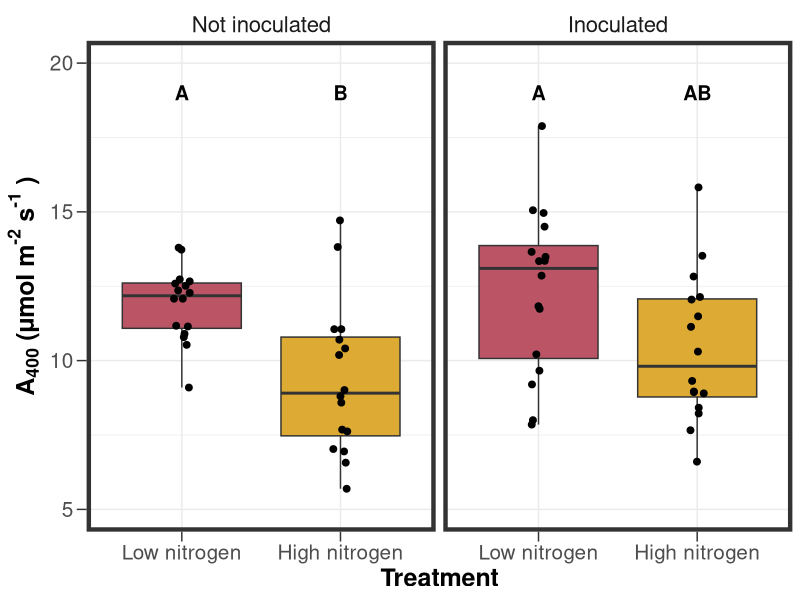
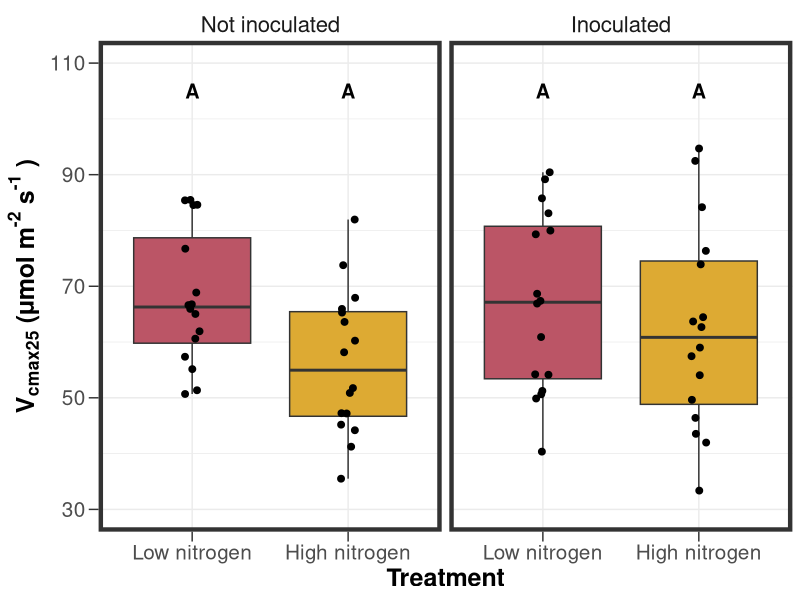
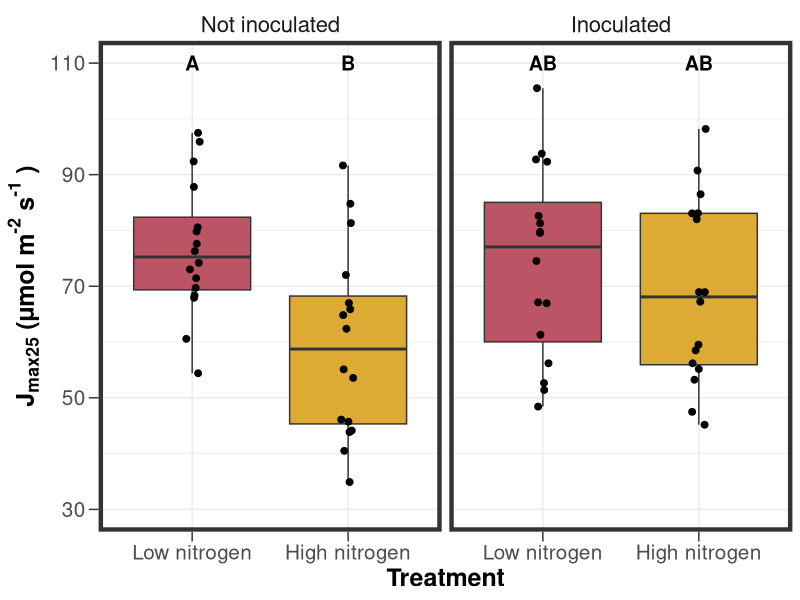
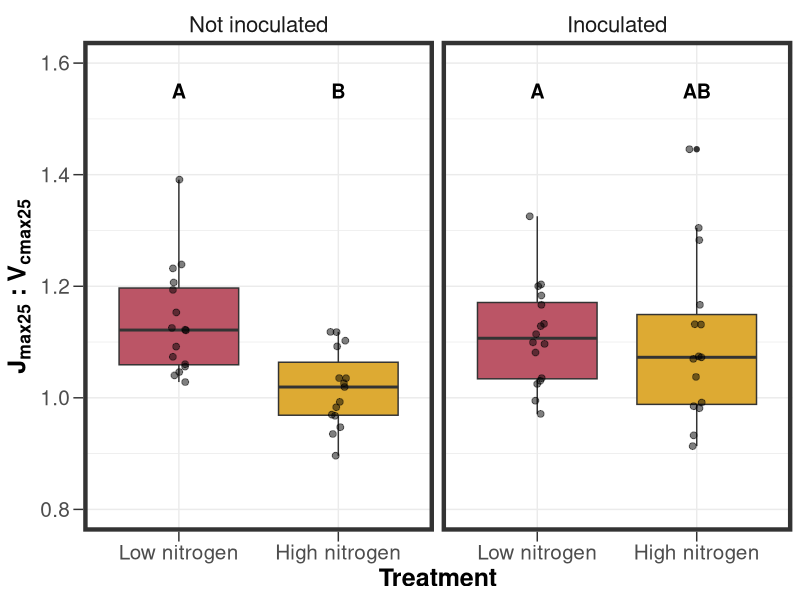
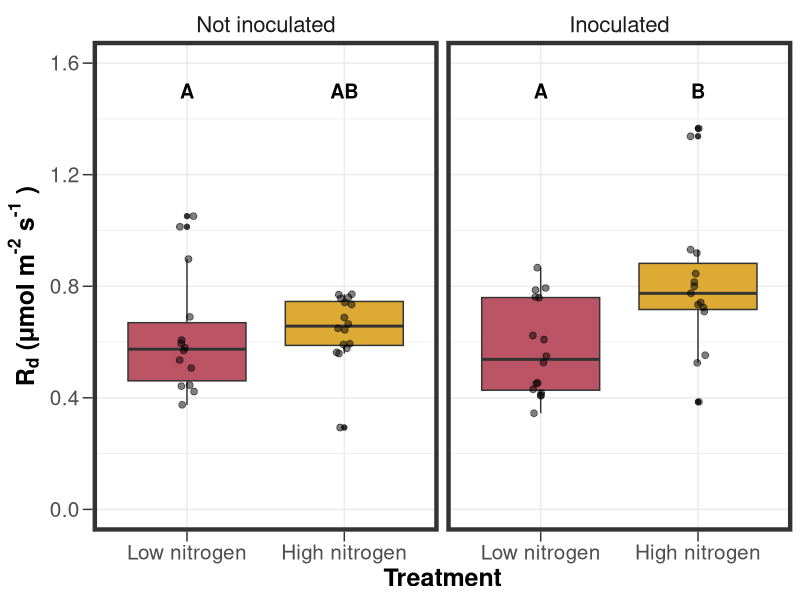
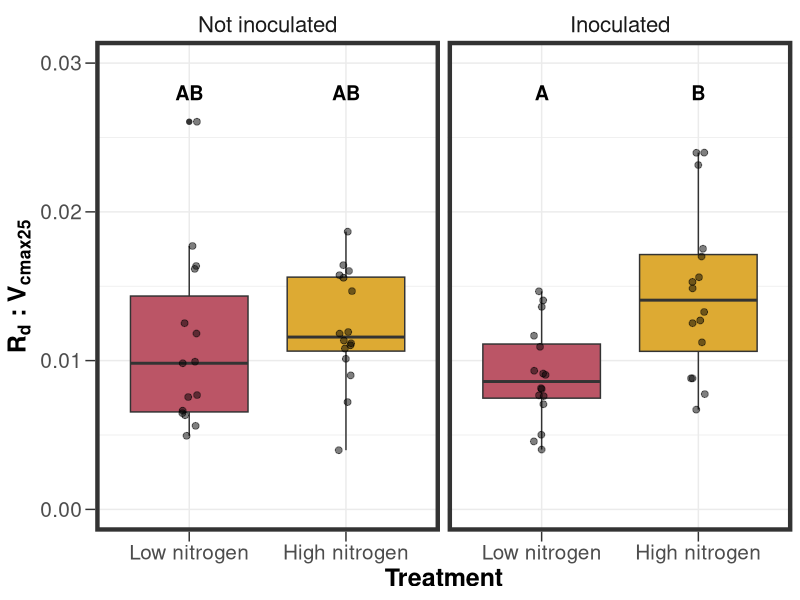
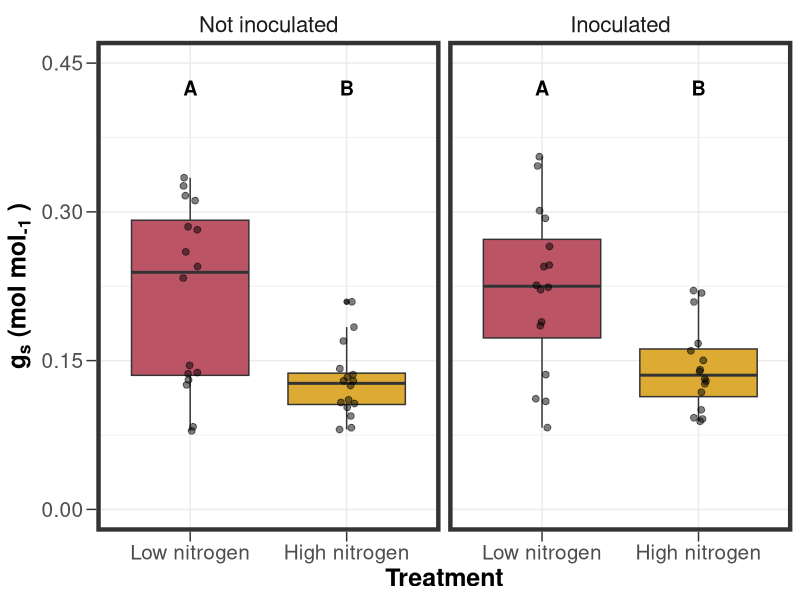
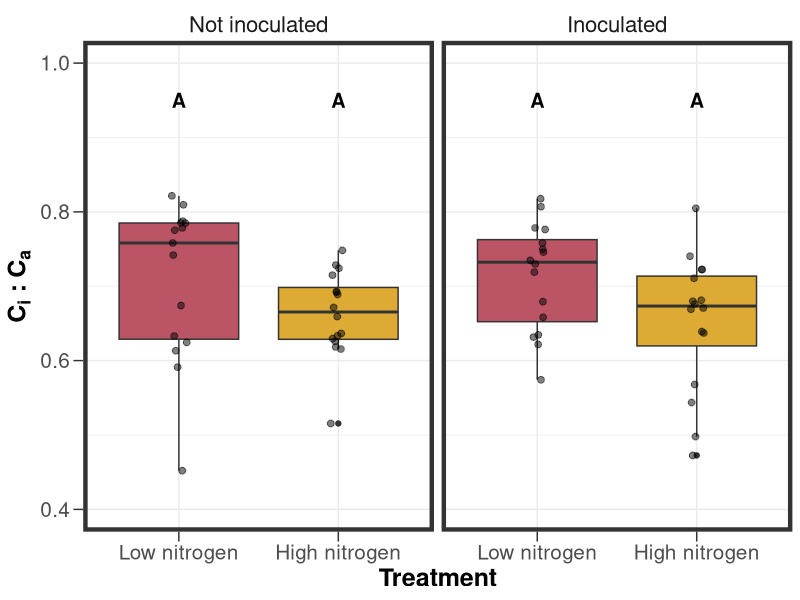

The R source for these figures, in order:
## Libraries
library(tidyverse)
library(dplyr)
library(ggpubr)

## Central figure theme
pubtheme <- theme_bw() +
  theme(panel.background = element_blank(),
        strip.background = element_blank(),
        strip.text = element_text(size = 16),
        panel.border = element_rect(size = 3, fill = NA),
        axis.text = element_text(size = 15),
        axis.title = element_text(size = 18, face = "bold"),
        legend.box.background = element_blank(),
        legend.key = element_rect(fill = NA),
        legend.background=element_blank(),
        legend.text = element_text(size = 15),
        legend.title = element_text(size = 14, face = "bold"),
        axis.ticks.length = unit(0.25, "cm"))

## Load data
data <- read.csv("../data/trait_data.csv",
                 na.strings = "NA")
comp.letters <- read.csv("../data/comp.letters.csv", strip.white = TRUE)

## Add colorblind friendly palette
cbbPalette <- c("#DDAA33", "#BB5566", "#004488", "#BBBBBB")

# Remove outliers from Bonferroni tests
data$jmax25.vcmax25[c(46, 49)] <- NA
data$rd25[c(35, 63)] <- NA
data$rd25.vcmax25[35] <- NA
data$ci.ca[c(23)] <- NA

# Add facet labels
facet.labels <- c("Not inoculated", "Inoculated")
names(facet.labels) <- c("NI", "YI")

##########################################################################
## A400
##########################################################################
ggplot(data = data, aes(x = factor(n.trt, levels = c("LN", "HN")),
                        y = a,
                        fill = n.trt)) +
  geom_boxplot() +
  geom_jitter(width = 0.05, size = 2) +
  facet_grid(.~inoc, labeller = labeller(inoc = facet.labels)) +
  scale_fill_manual(values = cbbPalette,
                    labels = c("NI" = "Not inoculated",
                               "YI" = "Inoculated")) +
  scale_x_discrete(labels = c("Low nitrogen", "High nitrogen")) +
  scale_y_continuous(limits = c(5, 20),
                     breaks = seq(5, 20, 5)) +
  geom_text(data = subset(comp.letters, variable == "a400"),
            aes(y = 19, 
                label = compact), 
            fontface = "bold", size = 5) +
  labs(x = "Treatment",
       y = expression(bold("A"["400"]~"(μmol m"^"-2"~"s"^"-1"~")"))) +
  guides(fill = "none") +
  pubtheme

##########################################################################
## Vcmax25 with TPU
##########################################################################
ggplot(data = data, aes(x = factor(n.trt, levels = c("LN", "HN")),
                        y = vcmax25,
                        fill = n.trt)) +
  geom_boxplot() +
  geom_jitter(width = 0.05, size = 2) +
  geom_text(data = subset(comp.letters, variable == "vcmax25"),
            aes(y = 105, 
                label = compact), 
            fontface = "bold", size = 5) +
  facet_grid(.~inoc, labeller = labeller(inoc = facet.labels)) +
  scale_fill_manual(values = cbbPalette,
                    labels = c("NI" = "Not inoculated",
                               "YI" = "Inoculated")) +
  scale_x_discrete(labels = c("Low nitrogen", "High nitrogen")) +
  scale_y_continuous(limits = c(30, 110),
                     breaks = seq(30, 110, 20)) +
  labs(x = "Treatment",
       y = expression(bold("V"["cmax25"]~"(μmol m"^"-2"~"s"^"-1"~")"))) +
  guides(fill = "none") +
  pubtheme

##########################################################################
## Jmax25 with TPU
##########################################################################
ggplot(data = data, aes(x = factor(n.trt, levels = c("LN", "HN")),
                        y = jmax25,
                        fill = n.trt)) +
  geom_boxplot() +
  geom_jitter(width = 0.05, size = 2) +
  geom_text(data = subset(comp.letters, variable == "jmax25"),
            aes(y = 110, 
                label = compact), 
            fontface = "bold", size = 5) +
  facet_grid(.~inoc, labeller = labeller(inoc = facet.labels)) +
  scale_fill_manual(values = cbbPalette,
                    labels = c("NI" = "Not inoculated",
                               "YI" = "Inoculated")) +
  scale_x_discrete(labels = c("Low nitrogen", "High nitrogen")) +
  scale_y_continuous(limits = c(30, 110),
                     breaks = seq(30, 110, 20)) +
  labs(x = "Treatment",
       y = expression(bold("J"["max25"]~"(μmol m"^"-2"~"s"^"-1"~")"))) +
  guides(fill = "none") +
  pubtheme

##########################################################################
## Jmax:Vcmax25 with TPU
##########################################################################
ggplot(data = data, aes(x = factor(n.trt, 
                                   levels = c("LN", "HN")),
                        y = jmax25.vcmax25,
                        fill = n.trt)) +
  geom_boxplot() +
  geom_jitter(width = 0.05, size = 2, alpha = 0.5) +
  geom_text(data = subset(comp.letters, variable == "a400"),
            aes(y = 1.55, 
                label = compact), 
            fontface = "bold", size = 5) +
  facet_grid(.~inoc, labeller = labeller(inoc = facet.labels)) +
  scale_fill_manual(values = cbbPalette,
                    labels = c("NI" = "Not inoculated",
                               "YI" = "Inoculated")) +
  scale_x_discrete(labels = c("Low nitrogen", "High nitrogen")) +
  scale_y_continuous(limits = c(0.8, 1.6),
                     breaks = seq(0.8, 1.6, 0.2)) +
  labs(x = "Treatment",
       y = expression(bold("J"["max25"]~": V"["cmax25"]))) +
  guides(fill = "none") +
  pubtheme

##########################################################################
## Rd 
##########################################################################
ggplot(data = data, aes(x = factor(n.trt, levels = c("LN", "HN")),
                        y = rd25,
                        fill = n.trt)) +
  geom_boxplot() +
  geom_jitter(width = 0.05, size = 2, alpha = 0.5) +
  geom_text(data = subset(comp.letters, variable == "rd"),
            aes(y = 1.5, 
                label = compact), 
            fontface = "bold", size = 5) +
  facet_grid(.~inoc, labeller = labeller(inoc = facet.labels)) +
  scale_fill_manual(values = cbbPalette,
                    labels = c("NI" = "Not inoculated",
                               "YI" = "Inoculated")) +
  scale_x_discrete(labels = c("Low nitrogen", "High nitrogen")) +
  scale_y_continuous(limits = c(0, 1.6),
                     breaks = seq(0, 1.6, 0.4)) +
  labs(x = "Treatment",
       y = expression(bold("R"["d"]~"(μmol m"^"-2"~"s"^"-1"~")"))) +
  guides(fill = "none") +
  pubtheme

##########################################################################
## Rd:Vcmax (Vcmax is not standardized since Rd is not temp standardized)
##########################################################################
ggplot(data = data, aes(x = factor(n.trt, levels = c("LN", "HN")),
                        y = rd25.vcmax25,
                        fill = n.trt)) +
  geom_boxplot() +
  geom_jitter(width = 0.05, size = 2, alpha = 0.5) +
  geom_text(data = subset(comp.letters, variable == "rd.vcmax"),
            aes(y = 0.028, 
                label = compact), 
            fontface = "bold", size = 5) +
  facet_grid(.~inoc, labeller = labeller(inoc = facet.labels)) +
  scale_fill_manual(values = cbbPalette,
                    labels = c("NI" = "Not inoculated",
                               "YI" = "Inoculated")) +
  scale_x_discrete(labels = c("Low nitrogen", "High nitrogen")) +
  scale_y_continuous(limits = c(0, 0.03),
                     breaks = seq(0, 0.03, 0.01)) +
  labs(x = "Treatment",
       y = expression(bold("R"["d"]~": V"["cmax25"]))) +
  guides(fill = "none") +
  pubtheme

##########################################################################
## Gs
##########################################################################
ggplot(data = data, aes(x = factor(n.trt, levels = c("LN", "HN")),
                        y = gsw,
                        fill = n.trt)) +
  geom_boxplot() +
  geom_jitter(width = 0.05, size = 2, alpha = 0.5) +
  geom_text(data = subset(comp.letters, variable == "gsw"),
            aes(y = 0.425, 
                label = compact), 
            fontface = "bold", size = 5) +
  facet_grid(.~inoc, labeller = labeller(inoc = facet.labels)) +
  scale_fill_manual(values = cbbPalette,
                    labels = c("NI" = "Not inoculated",
                               "YI" = "Inoculated")) +
  scale_x_discrete(labels = c("Low nitrogen", "High nitrogen")) +
  scale_y_continuous(limits = c(0, 0.45),
                     breaks = seq(0, 0.45, 0.15)) +
  labs(x = "Treatment",
       y = expression(bold("g"["s"]~"(mol mol"["-1"]~")"))) +
  guides(fill = "none") +
  pubtheme

##########################################################################
## Ci:Ca
##########################################################################
ggplot(data = data, aes(x = factor(n.trt, levels = c("LN", "HN")),
                        y = ci.ca,
                        fill = n.trt)) +
  geom_boxplot() +
  geom_jitter(width = 0.05, size = 2, alpha = 0.5) +
  geom_text(data = subset(comp.letters, variable == "ci.ca"),
            aes(y = 0.95, 
                label = compact), 
            fontface = "bold", size = 5) +
  facet_grid(.~inoc, labeller = labeller(inoc = facet.labels)) +
  scale_fill_manual(values = cbbPalette,
                    labels = c("NI" = "Not inoculated",
                               "YI" = "Inoculated")) +
  scale_x_discrete(labels = c("Low nitrogen", "High nitrogen")) +
  scale_y_continuous(limits = c(0.4, 1),
                     breaks = seq(0.4, 1, 0.2)) +
  labs(x = "Treatment",
       y = expression(bold("C"["i"]~": C"["a"]))) +
  guides(fill = "none") +
  pubtheme

##########################################################################
## iWUE
##########################################################################
ggplot(data = data, aes(x = factor(n.trt, levels = c("LN", "HN")),
                        y = iwue,
                        fill = n.trt)) +
  geom_boxplot() +
  geom_jitter(width = 0.05, size = 2, alpha = 0.5) +
  geom_text(data = subset(comp.letters, variable == "iwue"),
            aes(y = 150, 
                label = compact), 
            fontface = "bold", size = 5, hjust = 0.575) +
  facet_grid(.~inoc, labeller = labeller(inoc = facet.labels)) +
  scale_fill_manual(values = cbbPalette,
                    labels = c("NI" = "Not inoculated",
                               "YI" = "Inoculated")) +
  scale_x_discrete(labels = c("Low nitrogen", "High nitrogen")) +
  scale_y_continuous(limits = c(0, 160),
                     breaks = seq(0, 160, 40)) +
  labs(x = "Treatment",
       y = expression(bold("R"["d"]~": V"["cmax25"]))) +
  guides(fill = "none") +
  pubtheme

##########################################################################
## Vcmax:gs
##########################################################################
ggplot(data = data, aes(x = factor(n.trt, levels = c("LN", "HN")),
                        y = vcmax.gs,
                        fill = n.trt)) +
  geom_boxplot() +
  geom_jitter(width = 0.05, size = 2, alpha = 0.5) +
  geom_text(data = subset(comp.letters, variable == "vcmax.gs"),
            aes(y = 1500, 
                label = compact), 
            fontface = "bold", size = 5) +
  facet_grid(.~inoc, labeller = labeller(inoc = facet.labels)) +
  scale_fill_manual(values = cbbPalette,
                    labels = c("NI" = "Not inoculated",
                               "YI" = "Inoculated")) +
  scale_x_discrete(labels = c("Low nitrogen", "High nitrogen")) +
  scale_y_continuous(limits = c(0, 1600),
                     breaks = seq(0, 1600, 400)) +
  labs(x = "Treatment",
       y = expression(bold("V"["cmax25"]~": g"["s400"]~"(units)"))) +
  guides(fill = "none") +
  pubtheme




